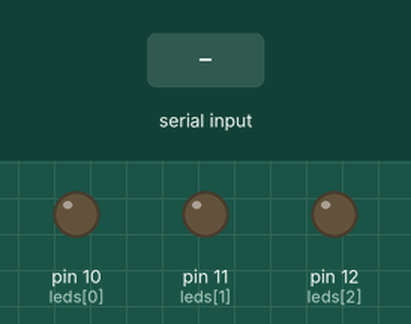
Simulated run of this sketch. Board: Arduino Uno, built with avr-gcc and run on an emulated ATmega328P. Parts: output pins drawn as LEDs (lit = HIGH). The test bench sets the inputs (shaded band).

Above: at 1.2 s.
1.3 s: "1" received over Serial
At 3.0 s:
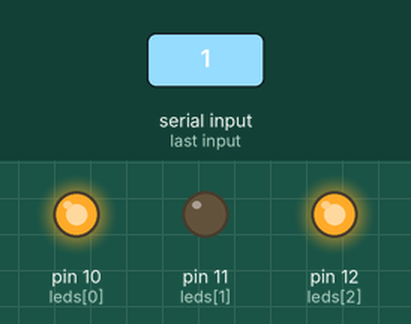
Timing chart, 0 to 4.5 s (numbered marks = the images above; inputs shaded):
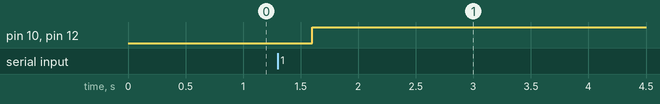

Measured:
- after the input at 1.3 s, pin 10 (leds[0]), pin 12 (leds[2]): LOW → HIGH after 0.30 s

The sketch:

P38_ControlLed_PythonV2.ino
```cpp
int leds[] = {10,11,12};
String valor; //de xyz, 000,001,010,011,100,101,110,111

void setup() {
  // put your setup code here, to run once:
  Serial.begin(9600);
  for (int i = 0; i<3;i++){
    pinMode(leds[i],OUTPUT);
  }
  Serial.setTimeout(100);
}

void loop() {
  // put your main code here, to run repeatedly:
  if (Serial.available()>0){
    valor = Serial.readString();
    for (int i=0;i<3;i++){

      digitalWrite(leds[i],valor.charAt(i));
      digitalWrite(12,1);
    }

  }
  delay(250);

}
```
